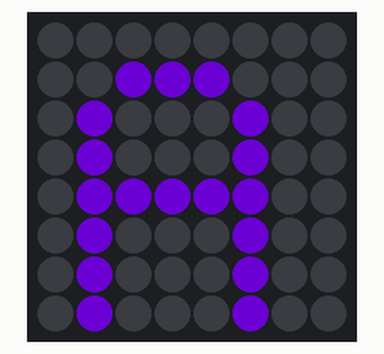
Recording of a program running on a simulated Raspberry Pi (BCM pin numbers) with a Sense HAT. On the bench: the Sense HAT's 8×8 RGB LED matrix. Dim RGB values are drawn brighter than linear; random numbers come from a fixed seed.

Above: at 0.1 s.
At 4.3 s:
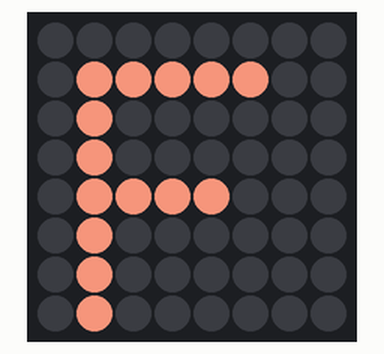
At 9.4 s:
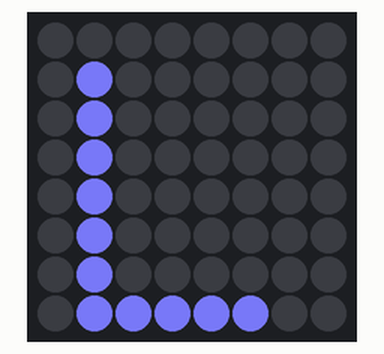
At 19.6 s:
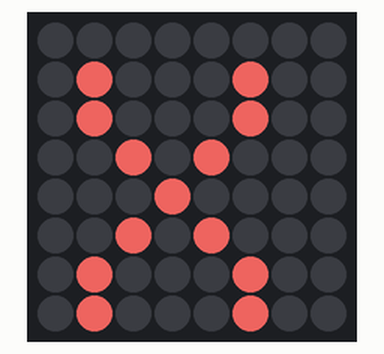
At 29.0 s:
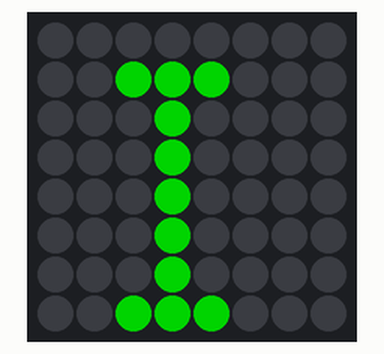
At 39.2 s:
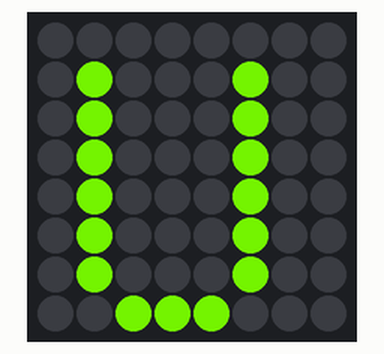

The program:

colored_alphabet.py
```python
from sense_hat import SenseHat
from random import randint
from time import sleep

sense = SenseHat()

alphabet = ["A", "B", "C", "D", "E", "F", "G", "H",
"I", "J", "K", "L", "M", "N", "O", "P", "Q", "R", "S", "T",
"U", "V", "W", "X", "Y", "Z"]

def random_color():
    rand_red = randint(0, 255)
    rand_green = randint(0, 255)
    rand_blue = randint(0, 255)
    return (rand_red, rand_green, rand_blue)

while True:

    for letter in alphabet:
        sense.show_letter(letter, random_color())
        sleep(0.85)

sense.clear()
```

Measured:
- what the display in image 1 shows lasts 0.8 s, from 4.3 s to 5.1 s
